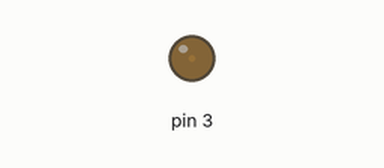
Recording of a sketch running on a simulated Arduino Uno, built with avr-gcc and run on an emulated ATmega328P. Shown: output pins drawn as LEDs (lit = HIGH). What the sketch prints to the serial monitor is not drawn.

Above: at 0.05 s.
At 1.0 s:
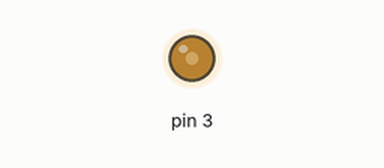
At 2.1 s:
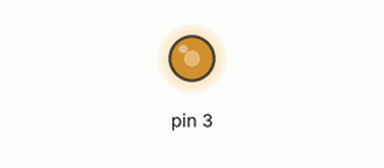
At 4.15 s:
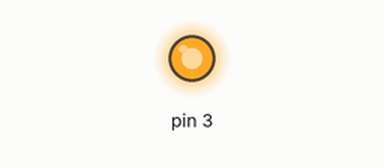
Timing chart, 0 to 5.5 s (numbered marks = the images above):
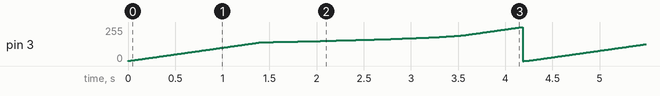

The sketch:

step_mofot.ino
```cpp
void setup() {
    Serial.begin(9600);
    pinMode(3,OUTPUT);
    digitalWrite(3,HIGH);
    while(true){
    for(int a=1;a<260;a+=1){
        analogWrite(3,a);
        delay(10);
        Serial.println(a+"\n");}

}}

void loop() {
    digitalWrite(3,HIGH);
}
```
